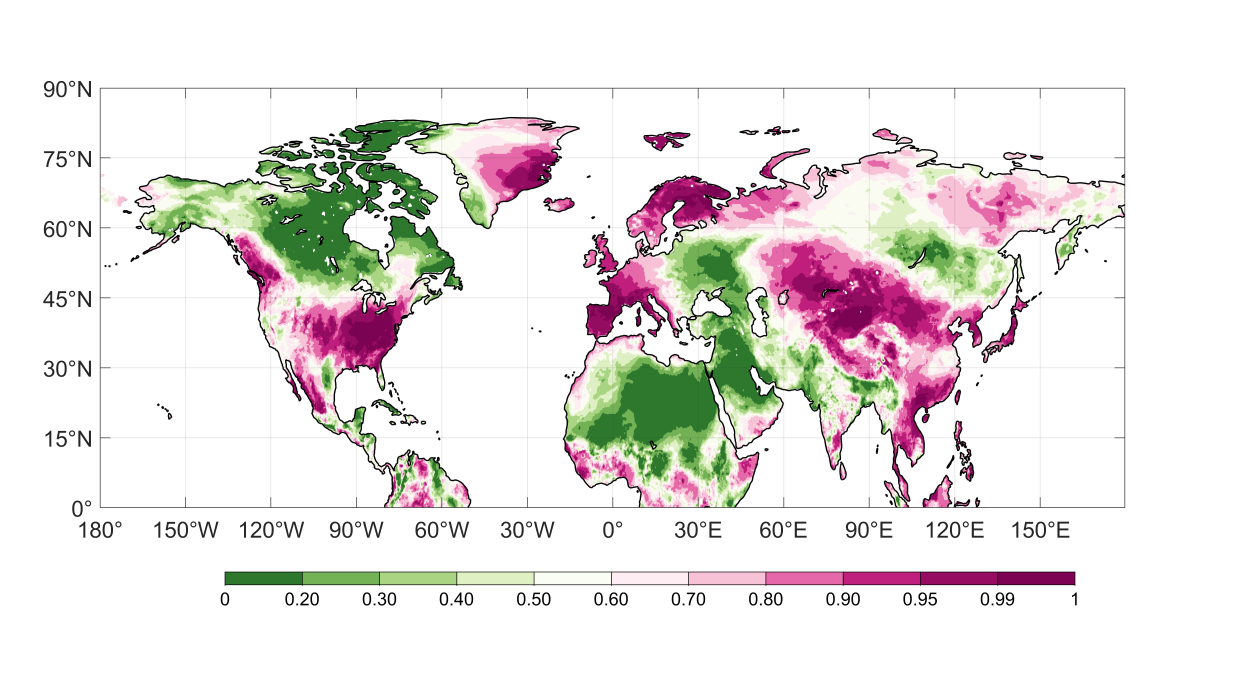
#> input picture heatwave_analysis/data/TXmean_rankScore_2026_04_land.png, 3750 x 2031 px (shown at 1/3 size)
$ python analyze_rank_png.py
#> lines starting #> are read from the running program, lines starting #| are printed output that depends on the picture; after the words box and inside, x2 and y2 are one past the last pixel; in counts of white or black regions, pixels touching at a corner belong together
#!/usr/bin/env python3
# -*- coding: utf-8 -*-
"""批量分析 rankScore 地图图片: 提取色标、统计颜色占比、生成空间分布地图."""
import os
import numpy as np
from PIL import Image


def classify(img_path):
    """分类像素: 返回 (green, magenta, deep_purple, white, land_yellow) 掩码."""
    a = np.asarray(Image.open(img_path).convert("RGB")).astype(int)
    r, g, b = a[..., 0], a[..., 1], a[..., 2]
    white = (r > 235) & (g > 235) & (b > 235)
    green = (g > 90) & (g > r + 20) & (g > b + 20)
    magenta = (r > 140) & (b > 80) & (g < r - 40)
    deep_purple = (b > 100) & (b > g + 40) & (r < 200)
    land_yellow = (np.abs(r - 255) < 15) & (np.abs(g - 230) < 15) & (np.abs(b - 153) < 15)
    return a, white, green, magenta, deep_purple, land_yellow


def find_colorbar(a, y_range, x_range, label):
    """在给定区域找最长的横向彩色渐变条(绿段+品红段), 返回其位置与两端颜色."""
    y0, y1 = y_range
    x0, x1 = x_range
    best = None
    for y in range(y0, y1):
        br = a[y, x0:x1, 0].astype(int)
        bg = a[y, x0:x1, 1].astype(int)
        bb = a[y, x0:x1, 2].astype(int)
        colored = (np.abs(br - bg) > 25) | (np.abs(bg - bb) > 25)
        colored = colored & ~((np.abs(br - 255) < 15) & (np.abs(bg - 230) < 15) & (np.abs(bb - 153) < 15))
        run_start, run_len, best_run = -1, 0, (0, 0, 0)
        in_run = False
        for x in range(len(colored)):
            if colored[x]:
                if not in_run:
                    in_run = True
                    run_start = x
                run_len = x - run_start + 1
            else:
                if in_run and run_len > best_run[0]:
                    best_run = (run_len, run_start, x - 1)
                in_run = False
                run_len = 0
        if in_run and run_len > best_run[0]:
            best_run = (run_len, run_start, len(colored) - 1)
        if best_run[0] > 80 and (best is None or best_run[0] > best[0]):
            best = (best_run[0], y, x0 + best_run[1], x0 + best_run[2])
    if not best:
        return None
    ln, y, xa, xb = best
    seg = a[y, xa:xb]
    # 找绿-品红分界(绿色段和品红段的分界点 = g 最小的位置附近)
    g_ = seg[:, 1].astype(int)
    r_ = seg[:, 0].astype(int)
    # 绿段: g>r; 品红段: r>g
    split = None
    for x in range(len(seg)):
        if g_[x] < r_[x]:
            split = x
            break
    return {"y": y, "xa": xa, "xb": xb, "width": ln, "split": split,
            "left_color": seg[0].tolist(),
            "mid_color": seg[len(seg) // 2].tolist(),
            "right_color": seg[-1].tolist(),
            "split_color": seg[split].tolist() if split else None}


# [31 lines left out: function spatial_map, not called in this run]


def analyze(path, label):
    print(f"\n{'#'*70}\n# {label}\n# 文件: {os.path.basename(path)}\n{'#'*70}")
    a, white, green, magenta, deep_purple, land = classify(path)
    h, w, _ = a.shape
    print(f"尺寸: {w}x{h}")
    total_px = h * w
    for nm, mask in [("白色", white), ("绿色", green), ("品红", magenta),
                     ("深紫", deep_purple), ("米黄", land)]:
        print(f"  {nm}: {mask.mean()*100:6.2f}%")

    # 找色标条 (在底部区域或右部)
    cb = find_colorbar(a, (int(h*0.85), h), (0, w), label)
    if cb:
        print(f"色标条: y={cb['y']}, x={cb['xa']}-{cb['xb']} (宽{cb['width']}px)")
        print(f"  左端(绿): RGB{cb['left_color']}  中段: RGB{cb['mid_color']}  右端(品红): RGB{cb['right_color']}")
        if cb['split']:
            print(f"  绿-品红分界在 x={cb['xa']+cb['split']} (距左 {cb['split']}px)")
    return a, white, green, magenta, deep_purple, land


if __name__ == "__main__":
    data_dir = os.path.join(os.path.dirname(os.path.abspath(__file__)), "data")
    files = [
        ("TXmean_rankScore_2026_04_land.png", "Tmax 2026-04"),
        ("TXmean_rankScore_2026_05_land.png", "Tmax 2026-05"),
        ("TXmean_rankScore_2026_06_land.png", "Tmax 2026-06"),
        ("TNmean_rankScore_2026_04_land.png", "Tmin 2026-04"),
        ("TNmean_rankScore_2026_05_land.png", "Tmin 2026-05"),
        ("TNmean_rankScore_2026_06_land.png", "Tmin 2026-06"),
    ]
    for fn, label in files:
        p = os.path.join(data_dir, fn)
        analyze(p, label)
#> in classify, `r, g, b = a[..., 0], a[..., 1], a[..., 2]`:
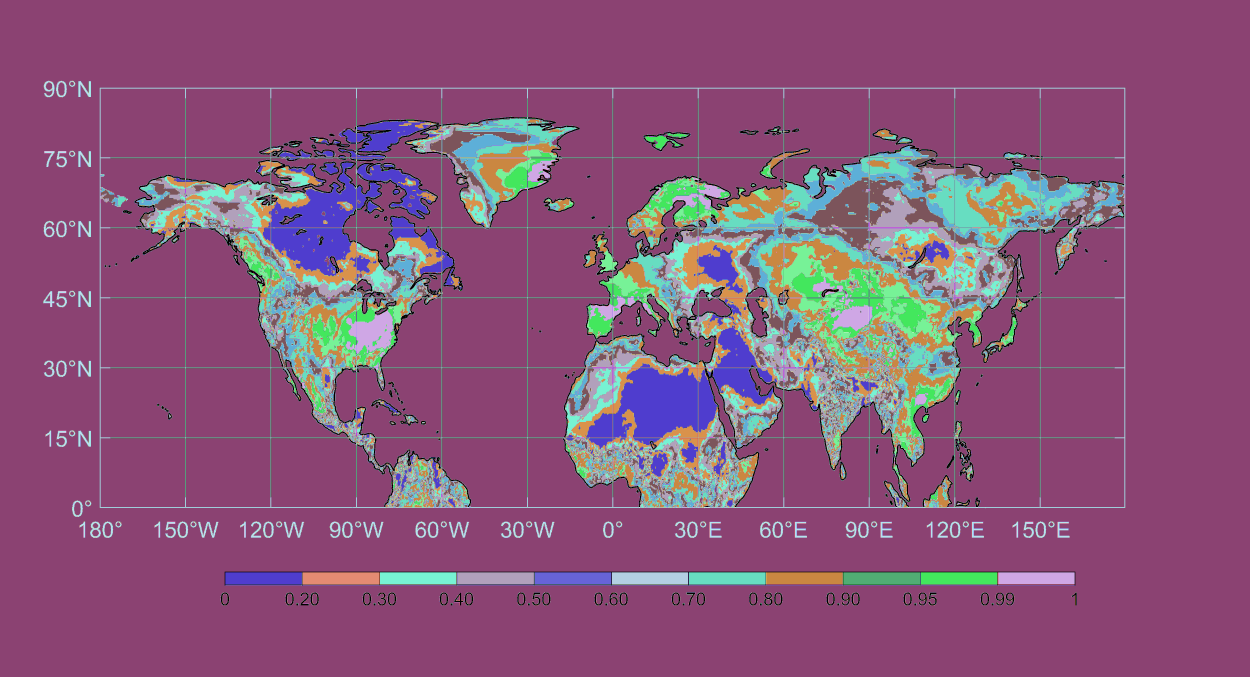
#> g: shape (2031, 3750) int64 (shown at 1/3 size); 256 distinct labels, from 0 to 255; one colour per label, 0 black
#> in classify, `r, g, b = a[..., 0], a[..., 1], a[..., 2]`:
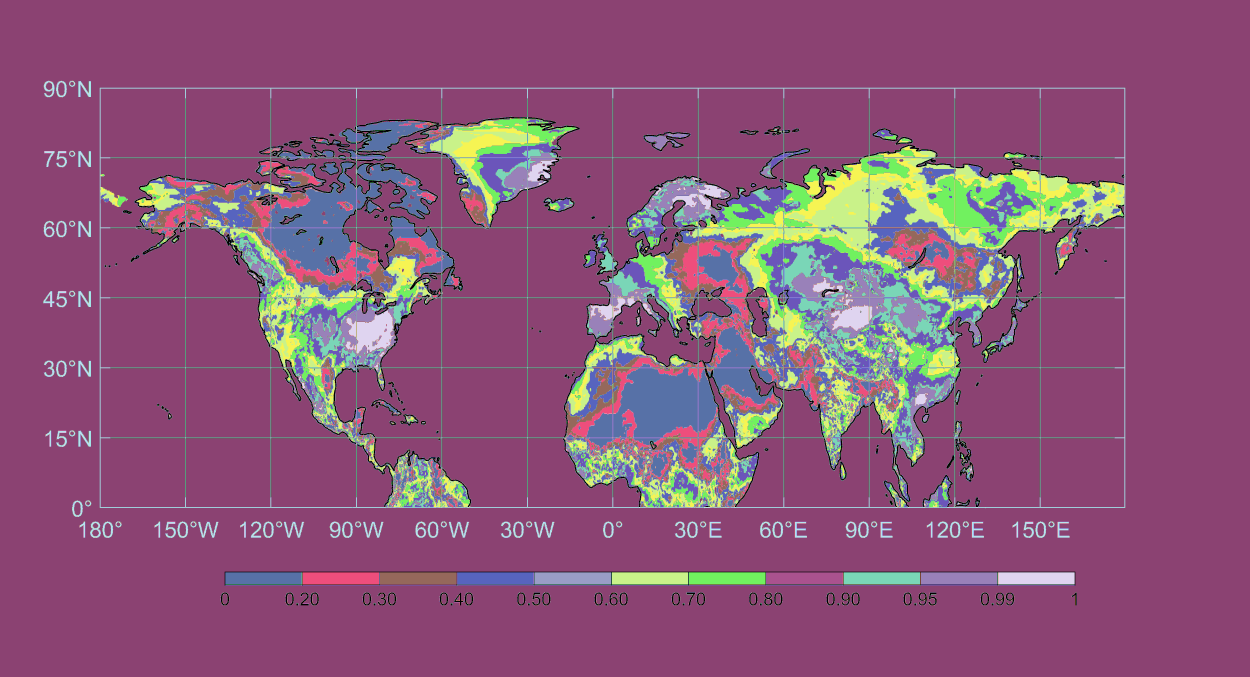
#> b: shape (2031, 3750) int64 (shown at 1/3 size); 252 distinct labels, from 0 to 255; one colour per label, 0 black
#> in classify, `white = (r > 235) & (g > 235) & (b > 235)`:
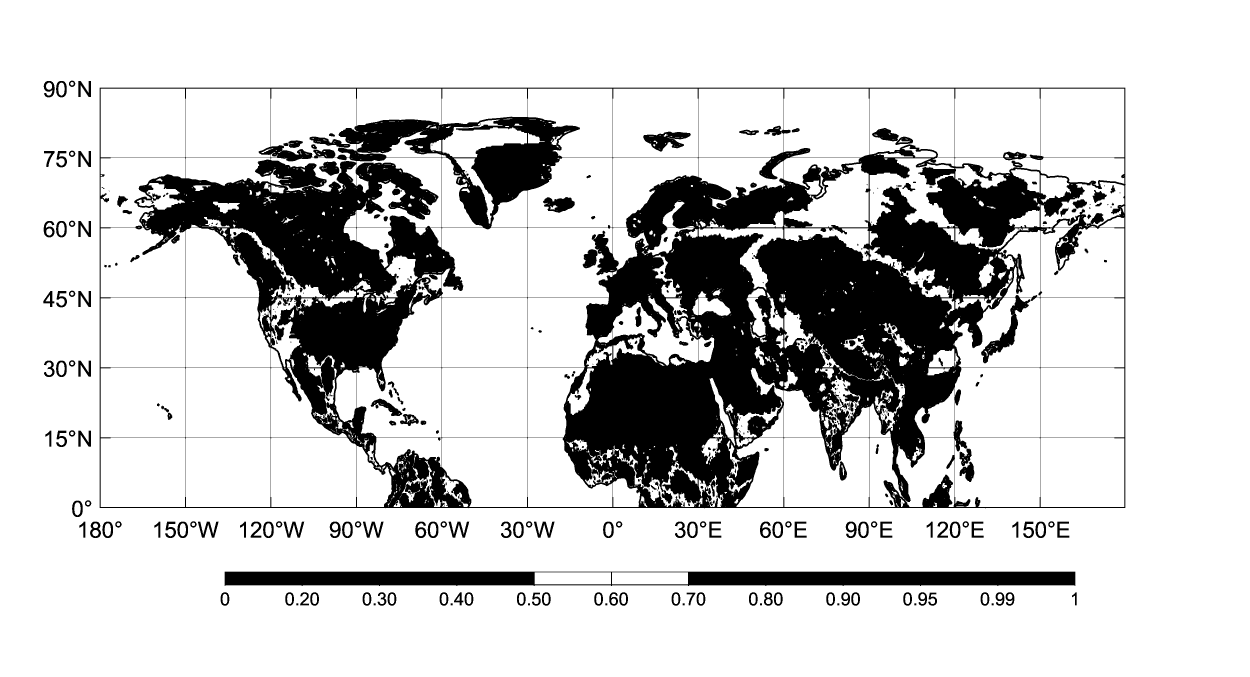
#> white: shape (2031, 3750) bool (shown at 1/3 size); 80.7% white; 472 black regions (182 under 20 px), largest, box (x1, y1, x2, y2) and area: (299, 263, 3377, 1525) 1275014, (674, 1715, 3226, 1758) 88248, (1930, 395, 2072, 455) 4464
#> in classify, `deep_purple = (b > 100) & (b > g + 40) & (r < 200)`:
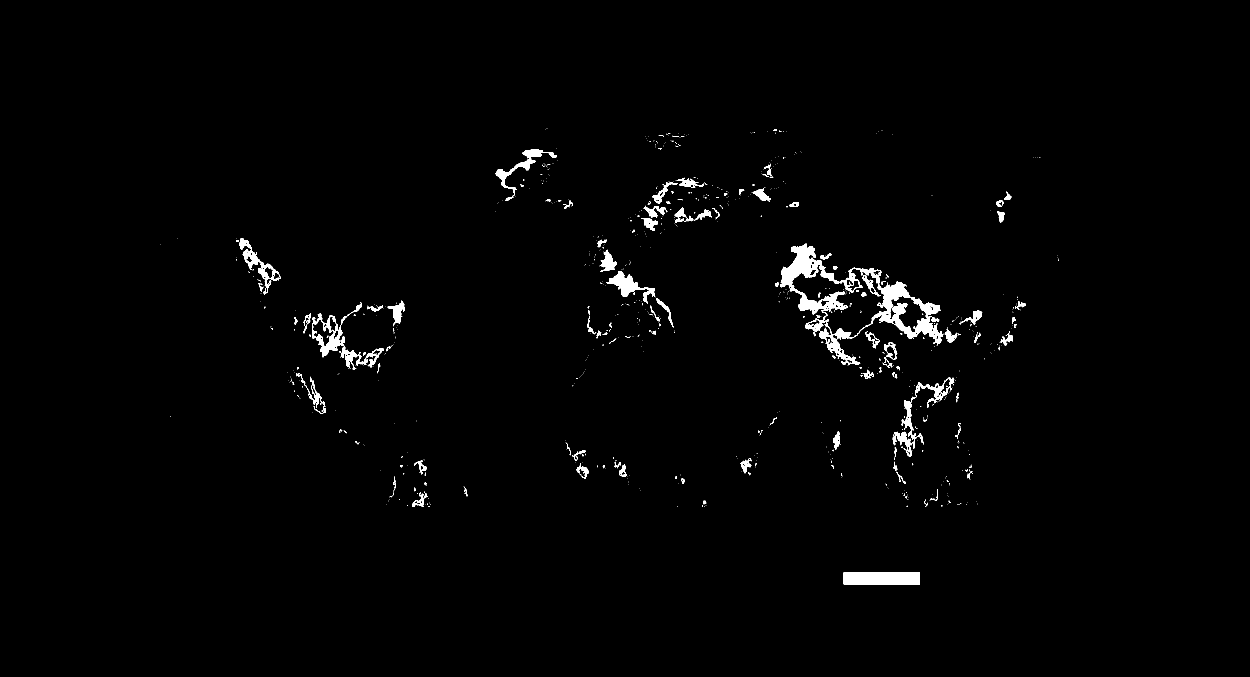
#> deep_purple: shape (2031, 3750) bool (shown at 1/3 size); 1.2% white; 915 white regions (775 under 20 px), largest, box (x1, y1, x2, y2) and area: (2340, 731, 2831, 1097) 32945, (2531, 1717, 2760, 1753) 8244, (936, 906, 1088, 1110) 6029
#| 尺寸: 3750x2031
#> the loop in analyze, `for nm, mask in [("白色", white), ("绿色", green), ("品红", magenta), ("深紫",..` made 5 passes
#> nm on passes 1 to 5: '白色', '绿色', '品红', '深紫', '米黄'
#> (printed output is left out)
#> after the loop in find_colorbar, `for y in range(y0, y1):`: best = (231, 1726, 1139, 1369)
#> in find_colorbar, `ln, y, xa, xb = best`: ln = 231; y = 1726; xa = 1139; xb = 1369
#> in find_colorbar, `seg = a[y, xa:xb]`: seg = 230 rows, first 8: [64, 80, 49], [170, 212, 130], [170, 212, 130], [170, 212, 130], [170, 212, 130], [170, 212, 130], [170, 212, 130], [170, 212, 130]
#> in find_colorbar, `g_ = seg[:, 1].astype(int)`: g_ = 230 values from 80 to 212
#> in find_colorbar, `r_ = seg[:, 0].astype(int)`: r_ = 230 values from 64 to 170
#> in analyze, `cb = find_colorbar(a, (int(h*0.85), h), (0, w), label)`: cb = 9 items
#| 色标条: y=1726, x=1139-1369 (宽231px)
#|   左端(绿): RGB[64, 80, 49]  中段: RGB[170, 212, 130]  右端(品红): RGB[170, 212, 130]
#> pass 2 of the loop `for fn, label in files:`:
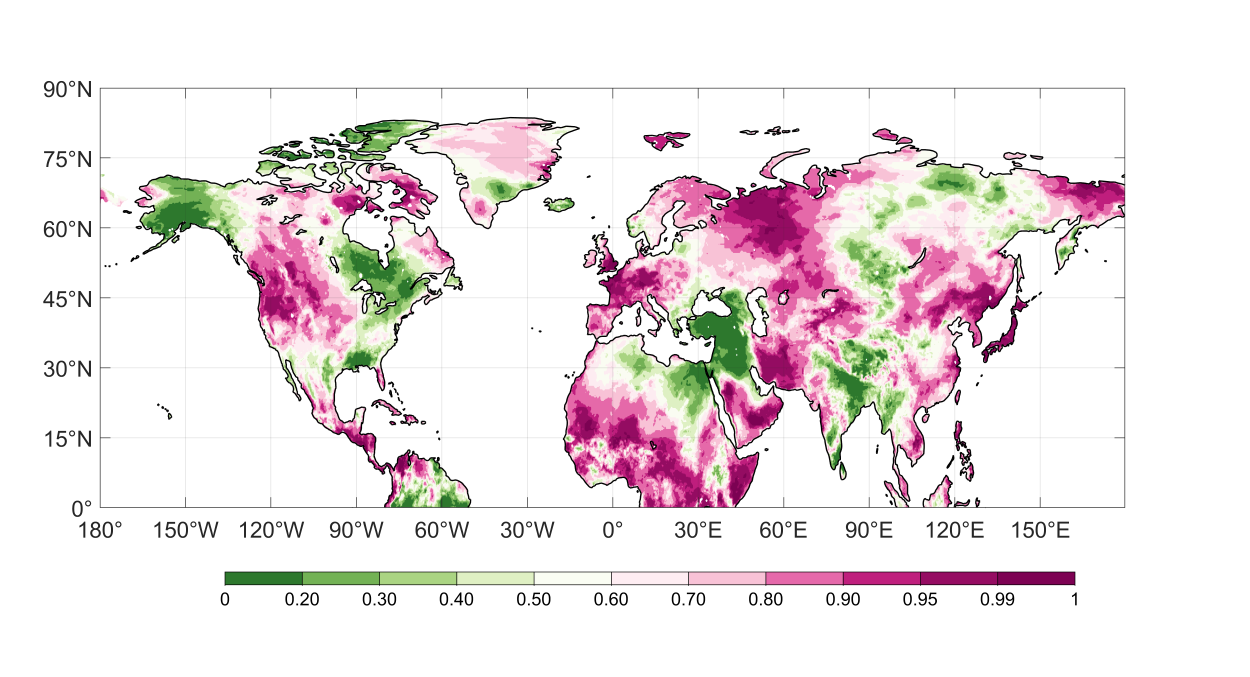
#> input picture heatwave_analysis/data/TXmean_rankScore_2026_05_land.png, 3750 x 2031 px (shown at 1/3 size)
#> in classify (call 2), `r, g, b = a[..., 0], a[..., 1], a[..., 2]`:
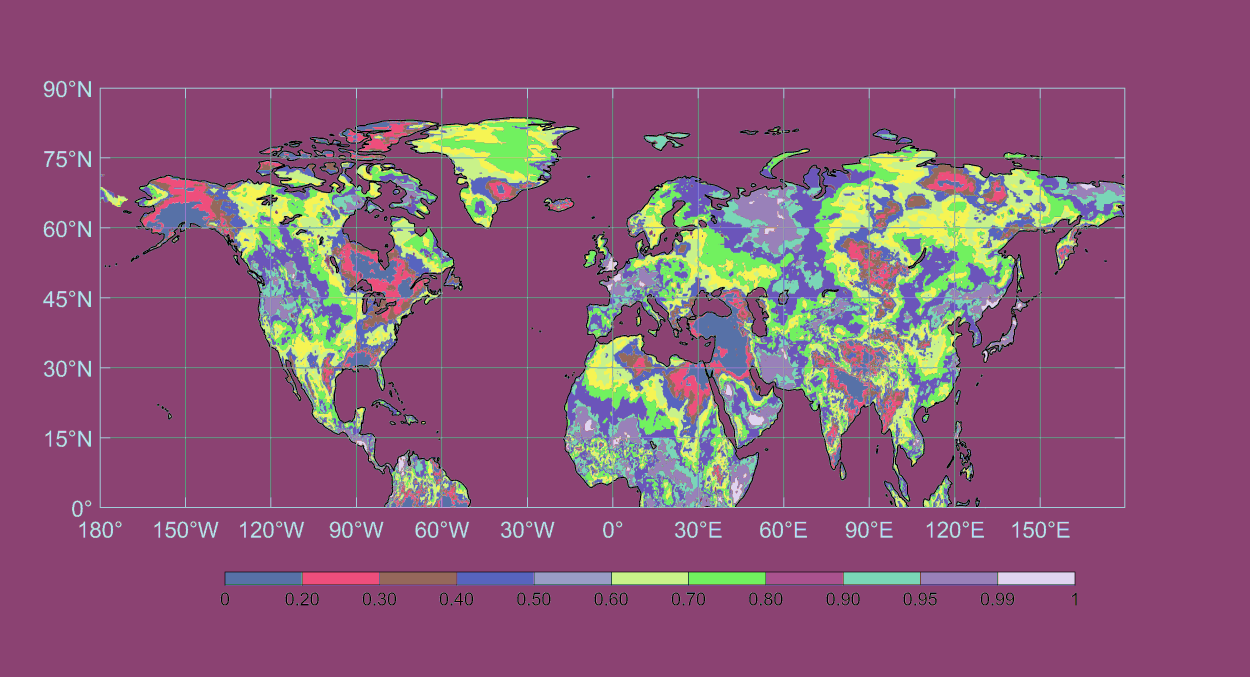
#> b: shape (2031, 3750) int64 (shown at 1/3 size); 251 distinct labels, from 0 to 255; one colour per label, 0 black
#> in classify (call 2), `deep_purple = (b > 100) & (b > g + 40) & (r < 200)`:
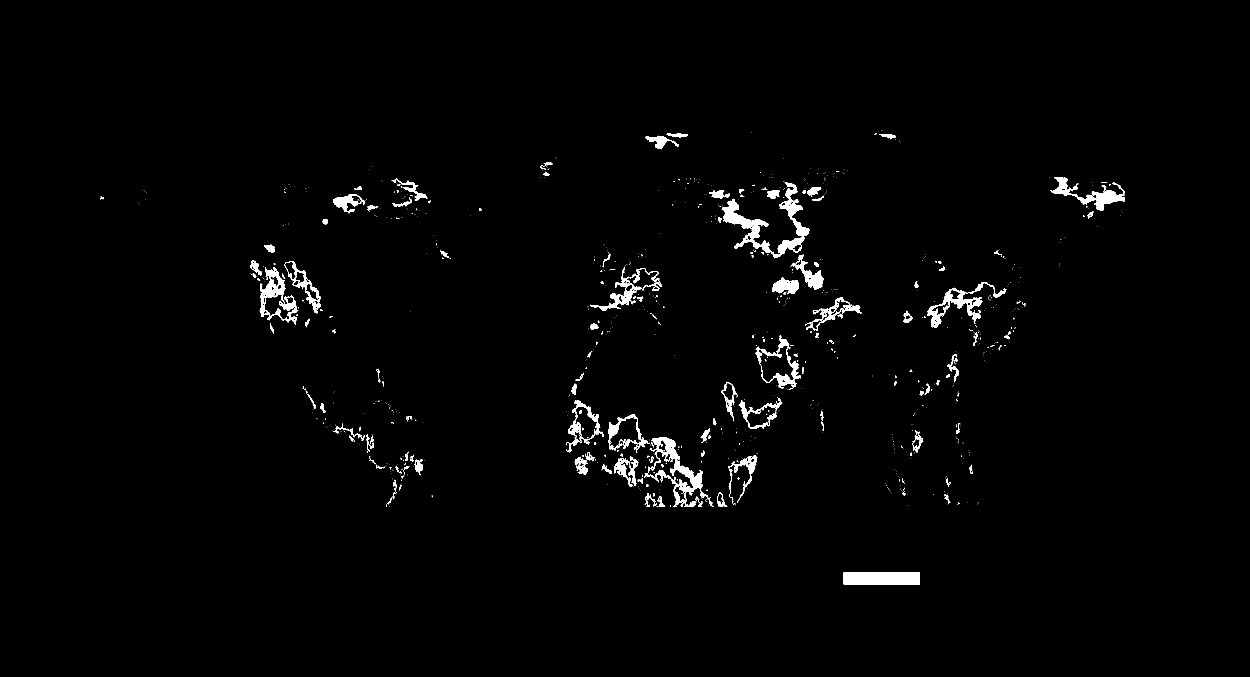
#> deep_purple: shape (2031, 3750) bool (shown at 1/3 size); 1.4% white; 990 white regions (814 under 20 px), largest, box (x1, y1, x2, y2) and area: (2166, 545, 2429, 775) 12821, (1932, 1312, 2140, 1521) 8601, (2531, 1717, 2760, 1753) 8244
#| 尺寸: 3750x2031
#> the loop in analyze (call 2), `for nm, mask in [("白色", white), ("绿色", green), ("品红", magenta), ("深紫",..` made 5 passes
#> (printed output is left out)
#| 色标条: y=1726, x=1139-1369 (宽231px)
#|   左端(绿): RGB[64, 80, 49]  中段: RGB[170, 212, 130]  右端(品红): RGB[170, 212, 130]
